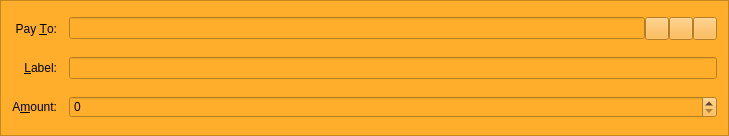
<?xml version="1.0" encoding="UTF-8"?>
<ui version="4.0">
 <class>SendCoinsEntry</class>
 <widget class="QFrame" name="SendCoinsEntry">
  <property name="geometry">
   <rect>
    <x>0</x>
    <y>0</y>
    <width>729</width>
    <height>136</height>
   </rect>
  </property>
  <property name="windowTitle">
   <string>Form</string>
  </property>
  <property name="styleSheet">
   <string notr="true">background-color: rgb(255, 174, 44);</string>
  </property>
  <property name="frameShape">
   <enum>QFrame::StyledPanel</enum>
  </property>
  <property name="frameShadow">
   <enum>QFrame::Sunken</enum>
  </property>
  <layout class="QGridLayout" name="gridLayout">
   <property name="spacing">
    <number>12</number>
   </property>
   <item row="5" column="0">
    <widget class="QLabel" name="label">
     <property name="text">
      <string>A&amp;mount:</string>
     </property>
     <property name="alignment">
      <set>Qt::AlignRight|Qt::AlignTrailing|Qt::AlignVCenter</set>
     </property>
     <property name="buddy">
      <cstring>payAmount</cstring>
     </property>
    </widget>
   </item>
   <item row="3" column="0">
    <widget class="QLabel" name="label_2">
     <property name="text">
      <string>Pay &amp;To:</string>
     </property>
     <property name="alignment">
      <set>Qt::AlignRight|Qt::AlignTrailing|Qt::AlignVCenter</set>
     </property>
     <property name="buddy">
      <cstring>payTo</cstring>
     </property>
    </widget>
   </item>
   <item row="5" column="1">
    <widget class="MODERCASHAmountField" name="payAmount"/>
   </item>
   <item row="4" column="1">
    <layout class="QHBoxLayout" name="horizontalLayout_2">
     <property name="spacing">
      <number>0</number>
     </property>
     <item>
      <widget class="QValidatedLineEdit" name="addAsLabel">
       <property name="enabled">
        <bool>true</bool>
       </property>
       <property name="toolTip">
        <string>Enter a label for this address to add it to your address book</string>
       </property>
      </widget>
     </item>
    </layout>
   </item>
   <item row="4" column="0">
    <widget class="QLabel" name="label_4">
     <property name="text">
      <string>&amp;Label:</string>
     </property>
     <property name="alignment">
      <set>Qt::AlignRight|Qt::AlignTrailing|Qt::AlignVCenter</set>
     </property>
     <property name="buddy">
      <cstring>addAsLabel</cstring>
     </property>
    </widget>
   </item>
   <item row="3" column="1">
    <layout class="QHBoxLayout" name="payToLayout">
     <property name="spacing">
      <number>0</number>
     </property>
     <item>
      <widget class="QValidatedLineEdit" name="payTo">
       <property name="toolTip">
        <string>The address to send the payment to  (e.g. MODERCASHfwYhBmGXcFP2Po1NpRUEiK8km2)</string>
       </property>
       <property name="maxLength">
        <number>34</number>
       </property>
      </widget>
     </item>
     <item>
      <widget class="QToolButton" name="addressBookButton">
       <property name="toolTip">
        <string>Choose address from address book</string>
       </property>
       <property name="text">
        <string/>
       </property>
       <property name="icon">
        <iconset resource="../MODERCASH.qrc">
         <normaloff>:/icons/address-book</normaloff>:/icons/address-book</iconset>
       </property>
       <property name="shortcut">
        <string>Alt+A</string>
       </property>
      </widget>
     </item>
     <item>
      <widget class="QToolButton" name="pasteButton">
       <property name="toolTip">
        <string>Paste address from clipboard</string>
       </property>
       <property name="text">
        <string/>
       </property>
       <property name="icon">
        <iconset resource="../MODERCASH.qrc">
         <normaloff>:/icons/editpaste</normaloff>:/icons/editpaste</iconset>
       </property>
       <property name="shortcut">
        <string>Alt+P</string>
       </property>
      </widget>
     </item>
     <item>
      <widget class="QToolButton" name="deleteButton">
       <property name="toolTip">
        <string>Remove this recipient</string>
       </property>
       <property name="text">
        <string/>
       </property>
       <property name="icon">
        <iconset resource="../MODERCASH.qrc">
         <normaloff>:/icons/remove</normaloff>:/icons/remove</iconset>
       </property>
      </widget>
     </item>
    </layout>
   </item>
  </layout>
 </widget>
 <customwidgets>
  <customwidget>
   <class>MODERCASHAmountField</class>
   <extends>QSpinBox</extends>
   <header>MODERCASHamountfield.h</header>
   <container>1</container>
  </customwidget>
  <customwidget>
   <class>QValidatedLineEdit</class>
   <extends>QLineEdit</extends>
   <header>qvalidatedlineedit.h</header>
  </customwidget>
 </customwidgets>
 <resources>
  <include location="../MODERCASH.qrc"/>
 </resources>
 <connections/>
</ui>
